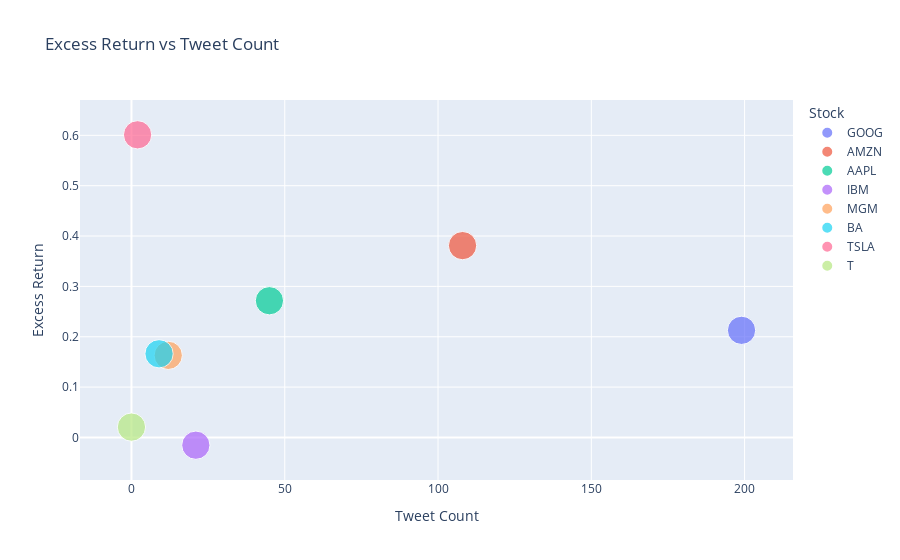

The notebook cell saved with this chart:
### Code cell
# scatter plot of the excess return and the tweet count
fig = px.scatter(excess_return_df, x='Tweet Count', y='Excess Return', color='Stock', size=[0.01, 0.01, 0.01, 0.01, 0.01, 0.01, 0.01, 0.01], title='Excess Return vs Tweet Count')
fig.update_layout(xaxis_title='Tweet Count', yaxis_title='Excess Return', coloraxis_colorbar_title='Stock')
fig.show()

### Figure 1 — Plotly figure (JSON) as saved in the notebook; plotly's stock layout.template omitted (floating-point values rounded to 4 significant figures)
{"data": [{"hovertemplate": "Stock=GOOG<br>Tweet Count=%{x}<br>Excess Return=%{y}<br>size=%{marker.size}<extra></extra>", "legendgroup": "GOOG", "marker": {"color": "#636efa", "size": [0.01], "sizemode": "area", "sizeref": 2.5e-05, "symbol": "circle"}, "mode": "markers", "name": "GOOG", "orientation": "v", "showlegend": true, "type": "scatter", "x": [199], "xaxis": "x", "y": [0.2128], "yaxis": "y"}, {"hovertemplate": "Stock=AMZN<br>Tweet Count=%{x}<br>Excess Return=%{y}<br>size=%{marker.size}<extra></extra>", "legendgroup": "AMZN", "marker": {"color": "#EF553B", "size": [0.01], "sizemode": "area", "sizeref": 2.5e-05, "symbol": "circle"}, "mode": "markers", "name": "AMZN", "orientation": "v", "showlegend": true, "type": "scatter", "x": [108], "xaxis": "x", "y": [0.381], "yaxis": "y"}, {"hovertemplate": "Stock=AAPL<br>Tweet Count=%{x}<br>Excess Return=%{y}<br>size=%{marker.size}<extra></extra>", "legendgroup": "AAPL", "marker": {"color": "#00cc96", "size": [0.01], "sizemode": "area", "sizeref": 2.5e-05, "symbol": "circle"}, "mode": "markers", "name": "AAPL", "orientation": "v", "showlegend": true, "type": "scatter", "x": [45], "xaxis": "x", "y": [0.2715], "yaxis": "y"}, {"hovertemplate": "Stock=IBM<br>Tweet Count=%{x}<br>Excess Return=%{y}<br>size=%{marker.size}<extra></extra>", "legendgroup": "IBM", "marker": {"color": "#ab63fa", "size": [0.01], "sizemode": "area", "sizeref": 2.5e-05, "symbol": "circle"}, "mode": "markers", "name": "IBM", "orientation": "v", "showlegend": true, "type": "scatter", "x": [21], "xaxis": "x", "y": [-0.01536], "yaxis": "y"}, {"hovertemplate": "Stock=MGM<br>Tweet Count=%{x}<br>Excess Return=%{y}<br>size=%{marker.size}<extra></extra>", "legendgroup": "MGM", "marker": {"color": "#FFA15A", "size": [0.01], "sizemode": "area", "sizeref": 2.5e-05, "symbol": "circle"}, "mode": "markers", "name": "MGM", "orientation": "v", "showlegend": true, "type": "scatter", "x": [12], "xaxis": "x", "y": [0.163], "yaxis": "y"}, {"hovertemplate": "Stock=BA<br>Tweet Count=%{x}<br>Excess Return=%{y}<br>size=%{marker.size}<extra></extra>", "legendgroup": "BA", "marker": {"color": "#19d3f3", "size": [0.01], "sizemode": "area", "sizeref": 2.5e-05, "symbol": "circle"}, "mode": "markers", "name": "BA", "orientation": "v", "showlegend": true, "type": "scatter", "x": [9], "xaxis": "x", "y": [0.1662], "yaxis": "y"}, {"hovertemplate": "Stock=TSLA<br>Tweet Count=%{x}<br>Excess Return=%{y}<br>size=%{marker.size}<extra></extra>", "legendgroup": "TSLA", "marker": {"color": "#FF6692", "size": [0.01], "sizemode": "area", "sizeref": 2.5e-05, "symbol": "circle"}, "mode": "markers", "name": "TSLA", "orientation": "v", "showlegend": true, "type": "scatter", "x": [2], "xaxis": "x", "y": [0.601], "yaxis": "y"}, {"hovertemplate": "Stock=T<br>Tweet Count=%{x}<br>Excess Return=%{y}<br>size=%{marker.size}<extra></extra>", "legendgroup": "T", "marker": {"color": "#B6E880", "size": [0.01], "sizemode": "area", "sizeref": 2.5e-05, "symbol": "circle"}, "mode": "markers", "name": "T", "orientation": "v", "showlegend": true, "type": "scatter", "x": [0], "xaxis": "x", "y": [0.02057], "yaxis": "y"}], "layout": {"coloraxis": {"colorbar": {"title": {"text": "Stock"}}}, "legend": {"itemsizing": "constant", "title": {"text": "Stock"}, "tracegroupgap": 0}, "title": {"text": "Excess Return vs Tweet Count"}, "xaxis": {"anchor": "y", "domain": [0, 1], "title": {"text": "Tweet Count"}}, "yaxis": {"anchor": "x", "domain": [0, 1], "title": {"text": "Excess Return"}}}}
